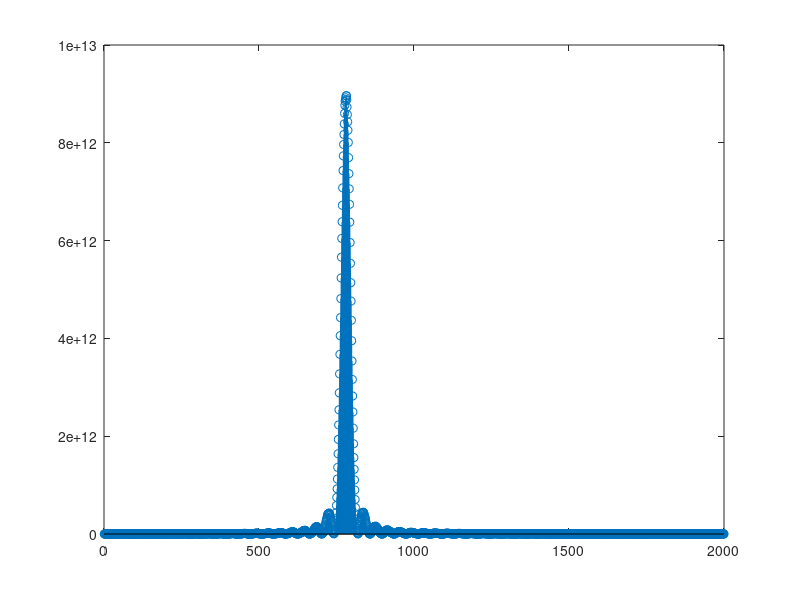

This chart was generated by the following MATLAB code:
clc
clear
close all;

% from the python generate
coef = 0.817779541015625;
PI = 3.1415926535897932384626433832795;
SAMPLE_RATE = 8000;
AMP = 32768;

delay=0;
delay_1=0;
delay_2=0;

t=0;

powers = zeros(1,2000);

for freq=1:2000
    t=0;
    for i = 0:206
        input = AMP * sin(2.0*PI*freq * t / SAMPLE_RATE);
        t = t+1;
        delay=2*coef*delay_1 + input - delay_2;
        delay_2 = delay_1;
        delay_1 = delay;
    end
    power = delay_1^2 + delay_2^2 - 2*delay_1*delay_2*coef;
    powers(1,freq)=power;
end

stem(powers)





